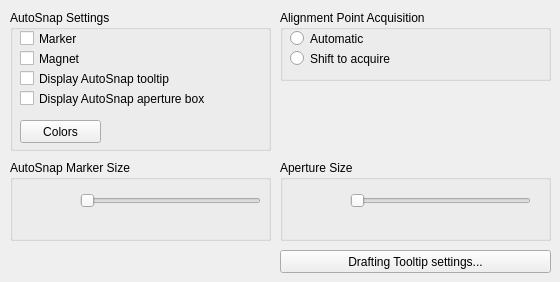
   <widget class="QWidget" name="DraftingTab">
    <attribute name="title">
     <string>Drafting</string>
    </attribute>
    <widget class="QGroupBox" name="groupBox_4">
     <property name="geometry">
      <rect>
       <x>10</x>
       <y>10</y>
       <width>261</width>
       <height>141</height>
      </rect>
     </property>
     <property name="title">
      <string>AutoSnap Settings</string>
     </property>
     <widget class="QCheckBox" name="checkBox_AUTOSNAP_DISPLAY_MARK">
      <property name="geometry">
       <rect>
        <x>10</x>
        <y>20</y>
        <width>241</width>
        <height>17</height>
       </rect>
      </property>
      <property name="toolTip">
       <string>Controls the display of the AutoSnap marker. The marker is a geometric symbol that is displayed when the crosshairs move over a snap point ( AUTOSNAP system variable).</string>
      </property>
      <property name="text">
       <string>Marker</string>
      </property>
     </widget>
     <widget class="QPushButton" name="pushButton_AutoSnapColor">
      <property name="geometry">
       <rect>
        <x>10</x>
        <y>110</y>
        <width>81</width>
        <height>23</height>
       </rect>
      </property>
      <property name="toolTip">
       <string>Displays the Drawing Window Colors dialog box. </string>
      </property>
      <property name="text">
       <string>Colors</string>
      </property>
     </widget>
     <widget class="QCheckBox" name="checkBox_APBOX">
      <property name="geometry">
       <rect>
        <x>10</x>
        <y>80</y>
        <width>241</width>
        <height>17</height>
       </rect>
      </property>
      <property name="toolTip">
       <string>Turns the display of the AutoSnap aperture box on or off.
The aperture box is a box that appears inside the crosshairs when you snap to an object (APBOX system variable).</string>
      </property>
      <property name="text">
       <string>Display AutoSnap aperture box</string>
      </property>
     </widget>
     <widget class="QCheckBox" name="checkBox_AUTOSNAP_DISPLAY_TOOLTIPS">
      <property name="geometry">
       <rect>
        <x>10</x>
        <y>60</y>
        <width>241</width>
        <height>17</height>
       </rect>
      </property>
      <property name="toolTip">
       <string>Controls the display of the AutoSnap tooltip. The tooltip is a label that describes which part of the object you are snapping to (AUTOSNAP system variable).</string>
      </property>
      <property name="text">
       <string>Display AutoSnap tooltip</string>
      </property>
     </widget>
     <widget class="QCheckBox" name="checkBox_AUTOSNAP_MAGNET">
      <property name="geometry">
       <rect>
        <x>10</x>
        <y>40</y>
        <width>241</width>
        <height>17</height>
       </rect>
      </property>
      <property name="toolTip">
       <string>Turns the AutoSnap magnet on or off. The magnet is an automatic movement of the crosshairs that locks the crosshairs onto the nearest snap point (AUTOSNAP system variable).</string>
      </property>
      <property name="text">
       <string>Magnet</string>
      </property>
     </widget>
    </widget>
    <widget class="QGroupBox" name="groupBox_5">
     <property name="geometry">
      <rect>
       <x>280</x>
       <y>10</y>
       <width>271</width>
       <height>71</height>
      </rect>
     </property>
     <property name="title">
      <string>Alignment Point Acquisition</string>
     </property>
     <widget class="QRadioButton" name="radioButton_POLARMODE_AUTO_ACQUIRE">
      <property name="geometry">
       <rect>
        <x>10</x>
        <y>20</y>
        <width>241</width>
        <height>17</height>
       </rect>
      </property>
      <property name="toolTip">
       <string>Displays tracking vectors automatically when the aperture moves over an object snap.</string>
      </property>
      <property name="text">
       <string>Automatic</string>
      </property>
     </widget>
     <widget class="QRadioButton" name="radioButton_POLARMODE_SHIFT_TO_ACQUIRE">
      <property name="geometry">
       <rect>
        <x>10</x>
        <y>40</y>
        <width>241</width>
        <height>17</height>
       </rect>
      </property>
      <property name="toolTip">
       <string>Displays tracking vectors when you press Shift and move the aperture over an object snap.</string>
      </property>
      <property name="text">
       <string>Shift to acquire</string>
      </property>
     </widget>
    </widget>
    <widget class="QGroupBox" name="groupBox_6">
     <property name="geometry">
      <rect>
       <x>10</x>
       <y>160</y>
       <width>261</width>
       <height>81</height>
      </rect>
     </property>
     <property name="title">
      <string>AutoSnap Marker Size</string>
     </property>
     <widget class="QSlider" name="horizontalSlider_AUTOSNAPSIZE">
      <property name="geometry">
       <rect>
        <x>70</x>
        <y>30</y>
        <width>181</width>
        <height>22</height>
       </rect>
      </property>
      <property name="toolTip">
       <string>Sets the display size for the AutoSnap marker.</string>
      </property>
      <property name="orientation">
       <enum>Qt::Horizontal</enum>
      </property>
     </widget>
     <widget class="QWidget" name="widget_AUTOSNAPSIZE" native="true">
      <property name="geometry">
       <rect>
        <x>10</x>
        <y>20</y>
        <width>51</width>
        <height>51</height>
       </rect>
      </property>
     </widget>
    </widget>
    <widget class="QGroupBox" name="groupBox_7">
     <property name="geometry">
      <rect>
       <x>280</x>
       <y>160</y>
       <width>271</width>
       <height>81</height>
      </rect>
     </property>
     <property name="title">
      <string>Aperture Size</string>
     </property>
     <widget class="QSlider" name="horizontalSlider_APERTURE">
      <property name="geometry">
       <rect>
        <x>70</x>
        <y>30</y>
        <width>181</width>
        <height>22</height>
       </rect>
      </property>
      <property name="toolTip">
       <string>Sets the display size for the object snap target box, in pixels (APERTURE system variable).</string>
      </property>
      <property name="orientation">
       <enum>Qt::Horizontal</enum>
      </property>
     </widget>
     <widget class="QWidget" name="widget_APERTURESIZE" native="true">
      <property name="geometry">
       <rect>
        <x>10</x>
        <y>20</y>
        <width>51</width>
        <height>51</height>
       </rect>
      </property>
     </widget>
    </widget>
    <widget class="QPushButton" name="button_DraftingTootipSettings">
     <property name="geometry">
      <rect>
       <x>280</x>
       <y>250</y>
       <width>271</width>
       <height>23</height>
      </rect>
     </property>
     <property name="toolTip">
      <string>Displays the Drafting Tooltip dialog box.</string>
     </property>
     <property name="text">
      <string>Drafting Tooltip settings...</string>
     </property>
    </widget>
   </widget>
